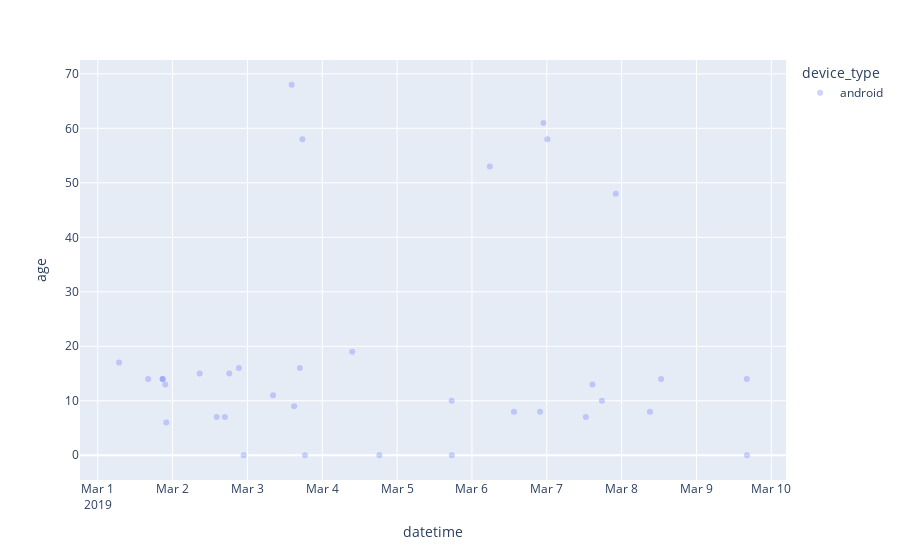

The code cell stored with this chart in its notebook:
### Code cell
fig = px.scatter(
    data_clicks_males, 
    y='age', x='datetime', 
    color='device_type',
    opacity=.3
)
fig.show()

### Figure 1 — Plotly figure (JSON) as saved in the notebook; plotly's stock layout.template omitted (floating-point values rounded to 4 significant figures)
{"data": [{"hovertemplate": "device_type=android<br>datetime=%{x}<br>age=%{y}<extra></extra>", "legendgroup": "android", "marker": {"color": "#636efa", "opacity": 0.3, "symbol": "circle"}, "mode": "markers", "name": "android", "orientation": "v", "showlegend": true, "type": "scatter", "x": ["2019-03-03 16:47:41", "2019-03-01 16:09:14", "2019-03-01 20:47:24", "2019-03-01 21:39:23", "2019-03-05 17:29:28", "2019-03-01 21:57:35", "2019-03-03 14:11:21", "2019-03-03 17:37:08", "2019-03-02 16:46:22", "2019-03-03 14:58:40", "2019-03-03 08:13:12", "2019-03-06 21:50:03", "2019-03-03 18:27:05", "2019-03-06 22:56:46", "2019-03-01 20:49:05", "2019-03-06 13:28:22", "2019-03-04 09:35:37", "2019-03-04 18:18:49", "2019-03-02 21:15:19", "2019-03-07 12:32:15", "2019-03-09 16:11:16", "2019-03-06 05:43:24", "2019-03-05 17:31:56", "2019-03-02 14:08:25", "2019-03-08 09:05:29", "2019-03-08 12:39:02", "2019-03-02 08:41:39", "2019-03-07 17:40:34", "2019-03-07 00:10:58", "2019-03-07 22:06:58", "2019-03-02 18:09:25", "2019-03-07 14:38:10", "2019-03-01 06:49:38", "2019-03-09 16:07:52", "2019-03-02 22:47:44"], "xaxis": "x", "y": [16, 14, 14, 13, 10, 6, 68, 58, 7, 9, 11, 8, 0, 61, 14, 8, 19, 0, 16, 7, 0, 53, 0, 7, 8, 14, 15, 10, 58, 48, 15, 13, 17, 14, 0], "yaxis": "y"}], "layout": {"autosize": true, "legend": {"title": {"text": "device_type"}, "tracegroupgap": 0}, "margin": {"t": 60}, "xaxis": {"anchor": "y", "autorange": true, "domain": [0, 1], "range": ["2019-02-28 18:35:54.7608", "2019-03-10 04:24:59.2392"], "title": {"text": "datetime"}, "type": "date"}, "yaxis": {"anchor": "x", "autorange": true, "domain": [0, 1], "range": [-5.265, 73.27], "title": {"text": "age"}, "type": "linear"}}}
